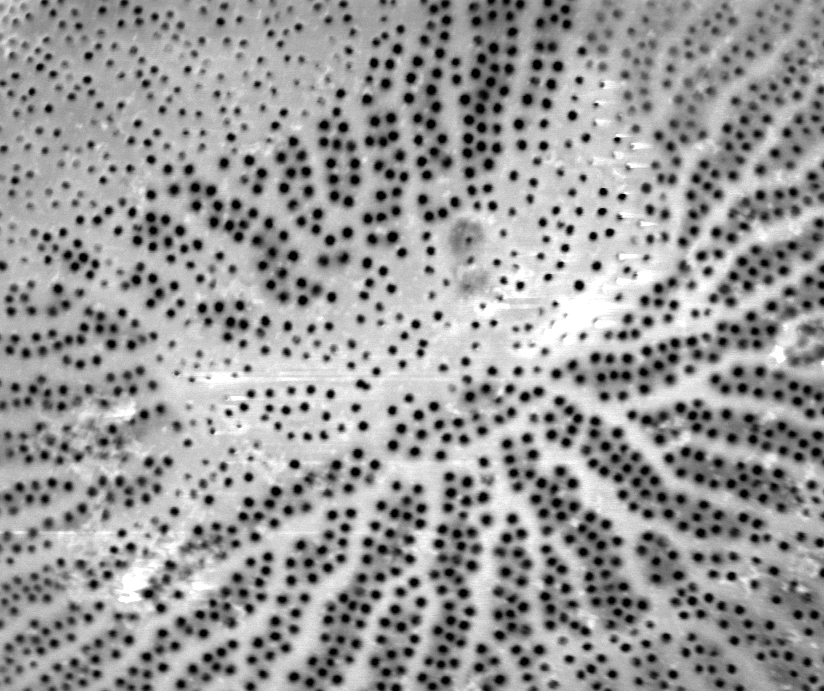
#> input picture work/CNMS/cropped_Wild004.tif, 824 x 691 px
$ jupyter execute --allow-errors 'Wild013-histogram equalization.ipynb'
#> lines starting #> are read from the running program, lines starting #| are printed output that depends on the picture; after the words box and inside, x2 and y2 are one past the last pixel; in counts of white or black regions, pixels touching at a corner belong together
[cell 1]
import matplotlib.pyplot as plt
import cv2
from matplotlib.colors import LinearSegmentedColormap
cdict2 = {'red':   ((0.0, 0.0, 0.0),
                   (0.1, 1.0, 1.0),
                   (1.0, 1.0, 1.0)),

         'green': ((0.0, 0.0, 0.0),
                   (1.0, 0.0, 0.0)),

        'blue':  ((0.0, 0.0, 0.0),
                   (1.0, 0.0, 0.0))
        }
red2 = LinearSegmentedColormap('Red2', cdict2)
from skimage.filters import threshold_otsu
#> (the rest of this cell did not finish here and is left out)

[cell 2]
from PIL import Image
im=Image.open('cropped_Wild004.tif')
#> im is the input picture: PIL image 824x691 P; min 0, max 255, mean 153.9
width, height=im.size
#> width = 824; height = 691

[cell 3]
import numpy as np
import skimage.morphology
import cv2 as cv
from matplotlib import pyplot as plt
img = cv.imread('cropped_Wild006.tif',0)
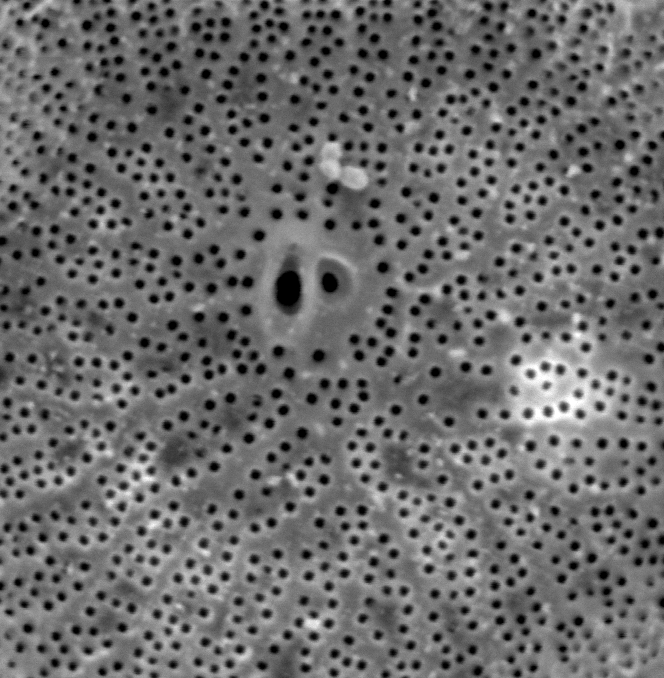
#> input picture work/CNMS/cropped_Wild006.tif, 664 x 678 px
#> img is the input picture: shape (678, 664); min 0, max 255, mean 107.4
plt.hist(img.ravel(),256,[0,256])
plt.show()
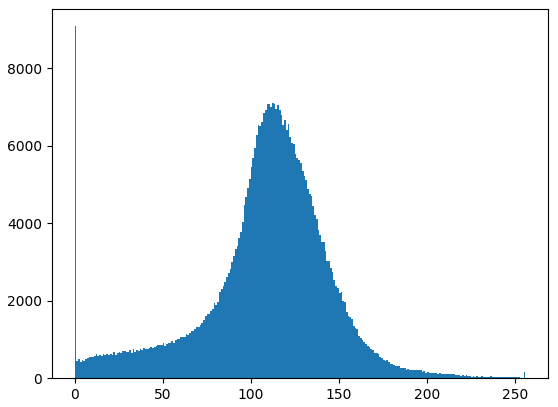
#> figure drawn by matplotlib, 1 panel; tallest bar 9089 high, from x = 0 to 1

np.mean(img)
#> Out = 107.4

[cell 4]
import cv2
import numpy as np
from matplotlib import pyplot as plt
img = cv.imread('cropped_Wild052.tif',0)
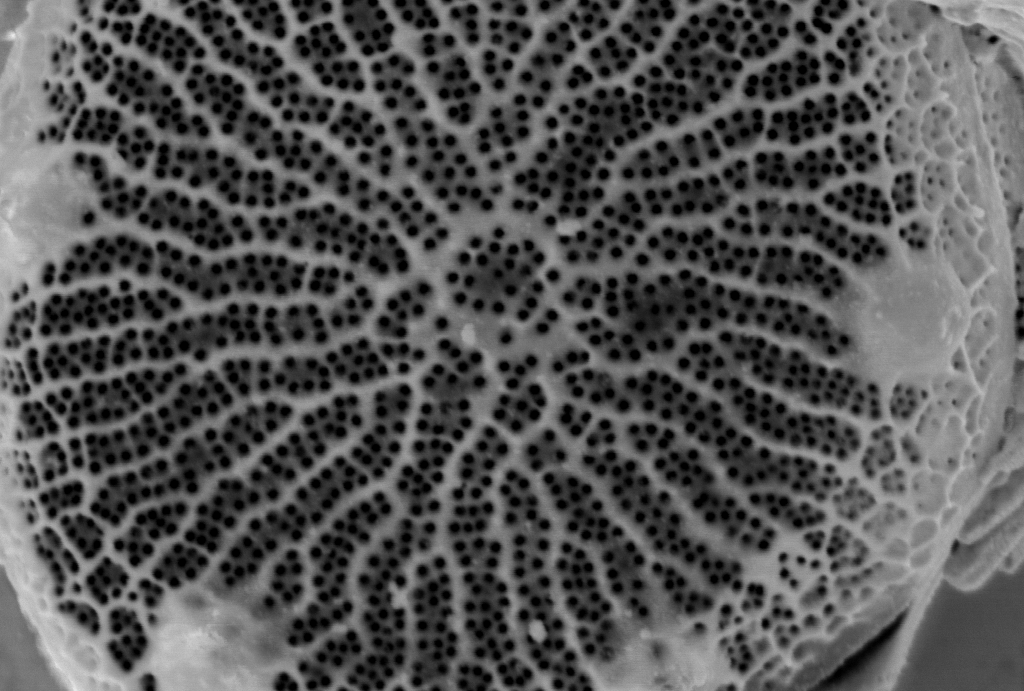
#> input picture work/CNMS/cropped_Wild052.tif, 1024 x 691 px
#> img is the input picture: shape (691, 1024); min 0, max 234, mean 83.7

hist,bins = np.histogram(img.flatten(),256,[0,256])
#> hist = 256 values, max 42163 at index 0, min 0 at index 233, mean 2764; bins = 257 values from 0 to 256

cdf = hist.cumsum()
#> cdf = 256 values from 42163 to 707584
cdf_normalized = cdf * hist.max()/ cdf.max()
#> cdf_normalized = 256 values from 2512.4 to 42163

plt.plot(cdf_normalized, color = 'b')
plt.hist(img.flatten(),256,[0,256], color = 'r')
plt.xlim([0,256])
plt.legend(('cdf','histogram'), loc = 'upper left')
plt.show()
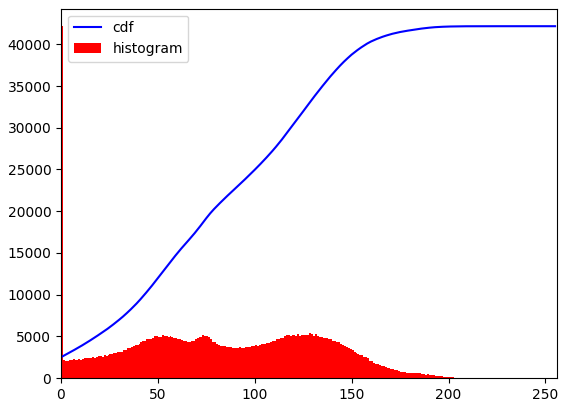
#> figure drawn by matplotlib, 1 panel; tallest bar 42163 high, from x = 0 to 1; curve peaks at x = 234, y = 42163

cdf_m = np.ma.masked_equal(cdf,0)
cdf_m = (cdf_m - cdf_m.min())*255/(cdf_m.max()-cdf_m.min())
cdf = np.ma.filled(cdf_m,0).astype('uint8')
#> cdf = 256 values from 0 to 255

img2 = cdf[img]
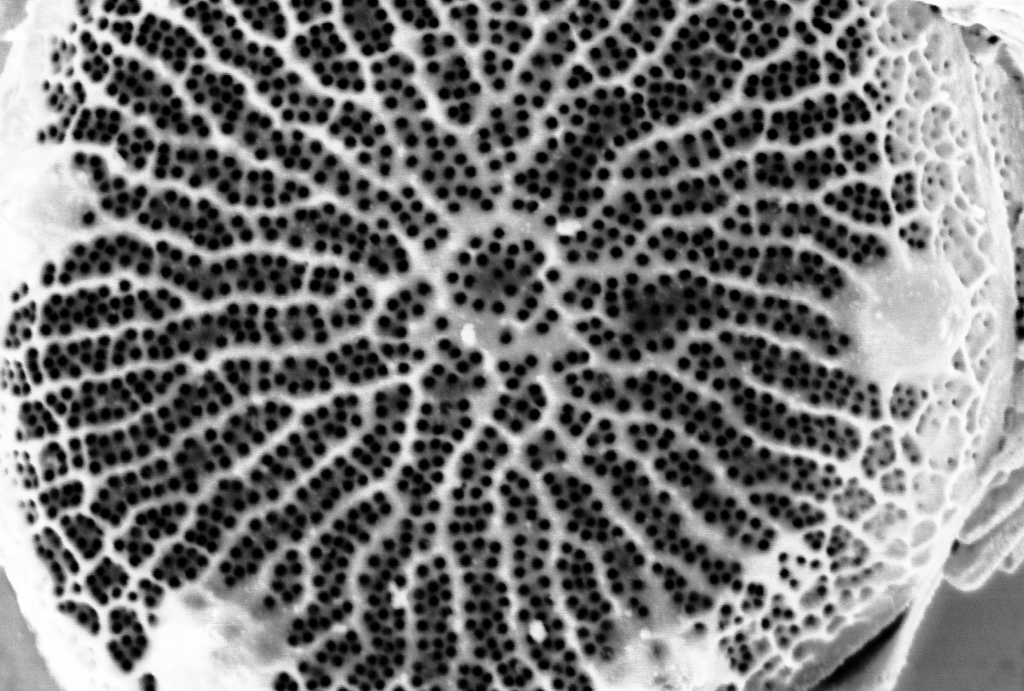
#> img2: shape (691, 1024); min 0, max 255, mean 120.2
plt.hist(img2.ravel(),256,[0,256])
plt.show()
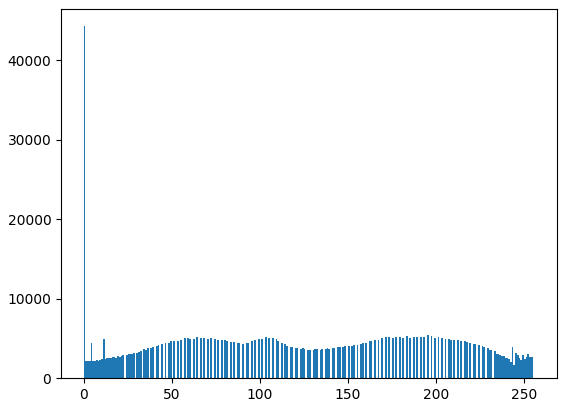
#> figure drawn by matplotlib, 1 panel; tallest bar 44285 high, from x = 0 to 1

[cell 5]
equ = cv2.equalizeHist(img)

[cell 6]
ablur = cv2.blur(equ,(17, 17))
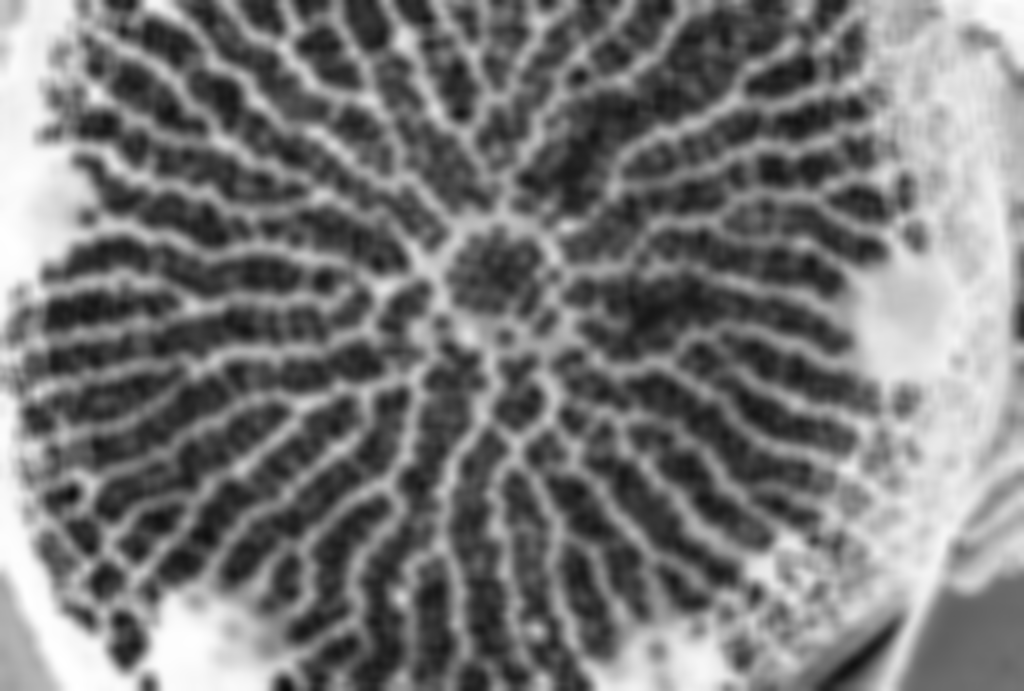
#> ablur: shape (691, 1024); min 11, max 255, mean 120.6
a_mthres = cv2.adaptiveThreshold(ablur,1,cv2.ADAPTIVE_THRESH_MEAN_C,\
            cv2.THRESH_BINARY,51,4)
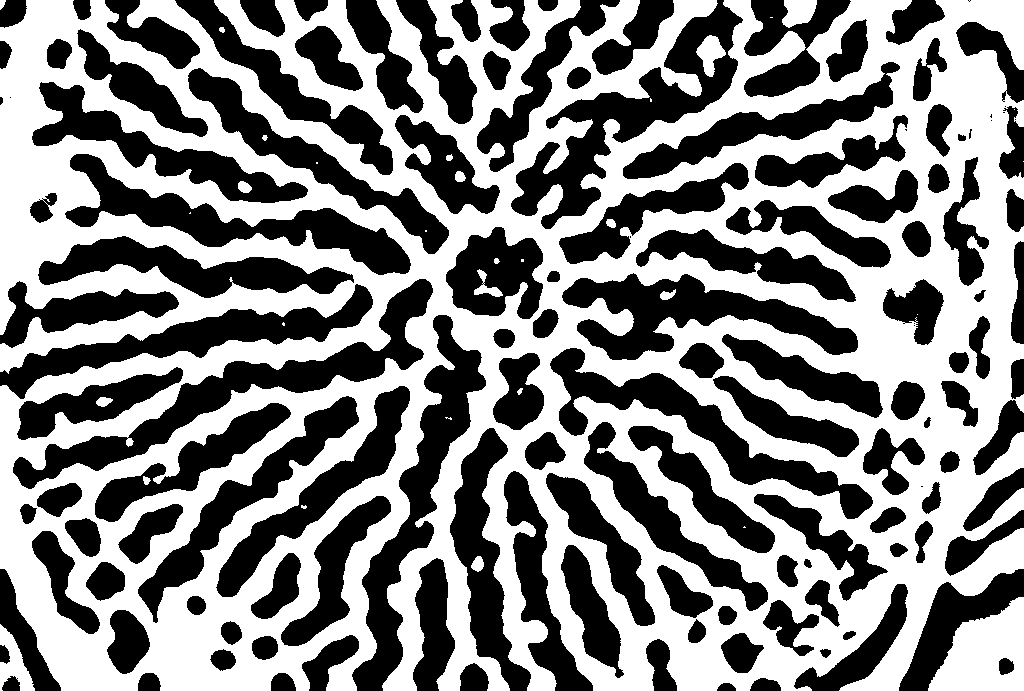
#> a_mthres: shape (691, 1024); values 0 (black) and 1 (white), 52.4% white; 139 black regions (13 under 20 px), largest, box (x1, y1, x2, y2) and area: (511, 0, 743, 229) 13245, (13, 279, 433, 489) 12946, (352, 315, 486, 691) 11945

[cell 7]
#ADAPTIVE SKELETON
from skimage.morphology import skeletonize
adaptiveskeleton = skeletonize(a_mthres)
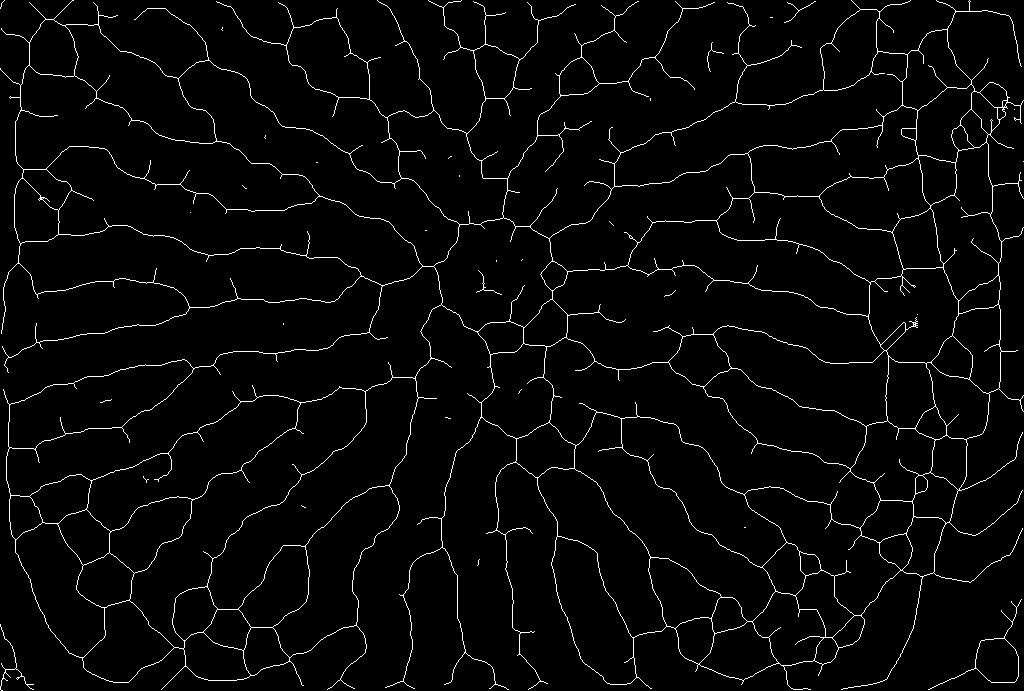
#> adaptiveskeleton: shape (691, 1024) bool; 3% white in thin lines or dots
ax = plt.subplot()
ax.imshow(adaptiveskeleton, cmap=red2, interpolation='sinc')

[cell 8]
from skimage.morphology import remove_small_objects
cleanskel=remove_small_objects(adaptiveskeleton, min_size=50, connectivity=3)
#> cleanskel: shape (691, 1024) bool; 2.9% white in thin lines or dots
plot = plt.subplot()
plot.imshow(cleanskel, interpolation='sinc')

[cell 9]
import matplotlib.image as mpimg
img2=mpimg.imread('cropped_Wild052.tif')
#> img2: shape (691, 1024, 4)
imgplot2 = plt.imshow(img2, alpha= .9)

ax2 = plt.subplot()
ax2.imshow(cleanskel, cmap=red2, interpolation='sinc', alpha=0.3)
plt.show()

[cell 10]
import skimage.measure
skimage.measure.perimeter(adaptiveskeleton)
#> Out = 23956.8
